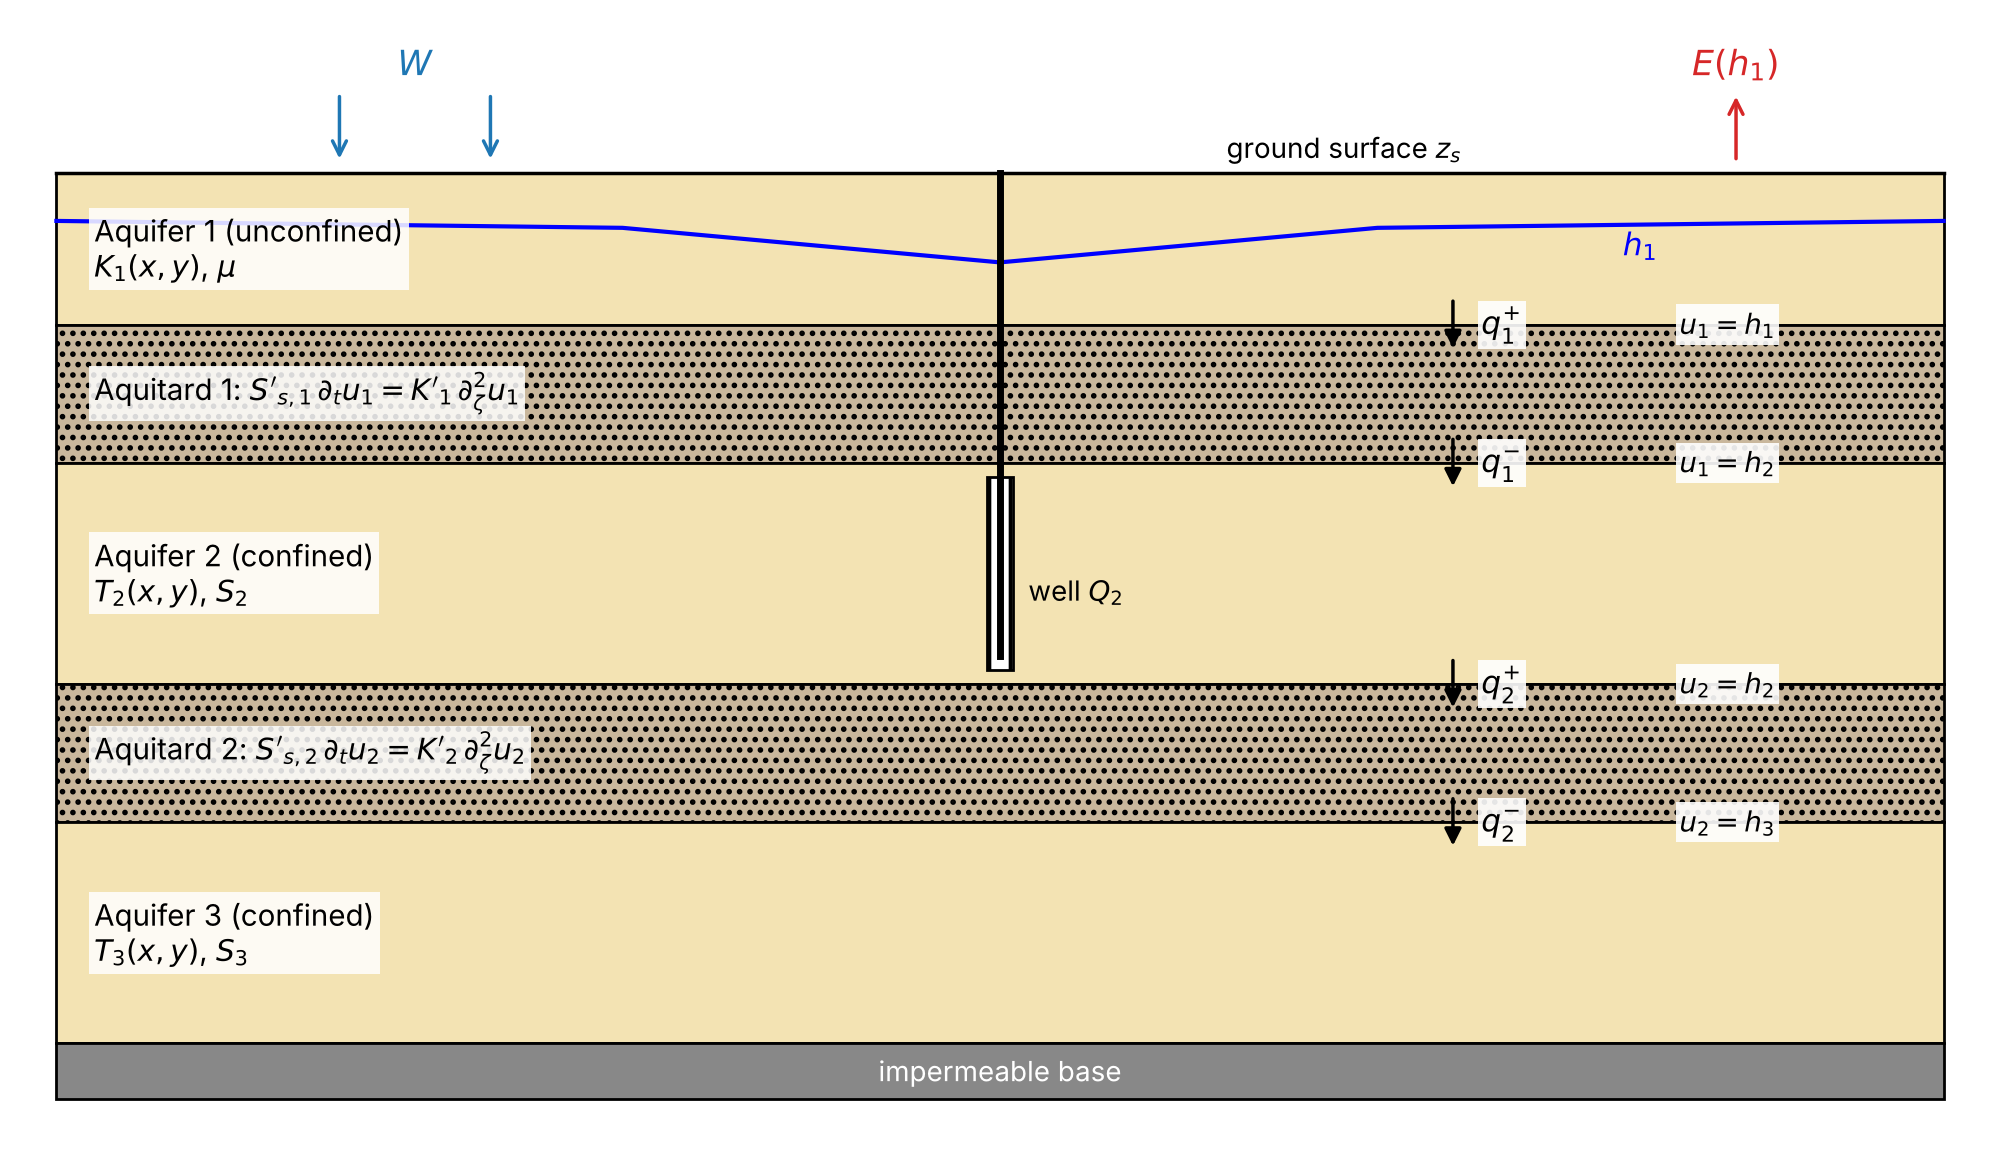

Source code (Python):
"""1-rasm: uch qatlamli tizim sxemasi."""
import matplotlib
matplotlib.use("Agg")
import matplotlib.pyplot as plt
from matplotlib.patches import Rectangle, FancyArrowPatch

fig, ax = plt.subplots(figsize=(8, 4.6))
L = 10.0
qat = [("Aquifer 1 (unconfined)\n$K_1(x,y)$, $\\mu$", 6.6, 1.1, "#f3e3b3"),
       ("Aquitard 1: $S'_{s,1}\\,\\partial_t u_1=K'_1\\,\\partial_\\zeta^2u_1$", 5.6, 1.0, "#c9b79c"),
       ("Aquifer 2 (confined)\n$T_2(x,y)$, $S_2$", 4.0, 1.6, "#f3e3b3"),
       ("Aquitard 2: $S'_{s,2}\\,\\partial_t u_2=K'_2\\,\\partial_\\zeta^2u_2$", 3.0, 1.0, "#c9b79c"),
       ("Aquifer 3 (confined)\n$T_3(x,y)$, $S_3$", 1.4, 1.6, "#f3e3b3")]
for nom, y0, h, c in qat:
    hatch = "...." if "Aquitard" in nom else None
    ax.add_patch(Rectangle((0, y0), L, h, fc=c, ec="k", lw=.8, hatch=hatch))
    ax.text(0.2, y0 + h / 2, nom, va="center", fontsize=8.5,
            bbox=dict(fc="white", ec="none", alpha=.85, pad=1.5))
ax.add_patch(Rectangle((0, 1.0), L, 0.4, fc="#888", ec="k", lw=.8))
ax.text(L / 2, 1.2, "impermeable base", ha="center", va="center", fontsize=8, color="w")
ax.plot([0, L], [7.7, 7.7], "k-", lw=1)
ax.plot([0, 3, 5, 7, L], [7.35, 7.3, 7.05, 7.3, 7.35], "b-", lw=1.2)
ax.text(6.2, 7.8, "ground surface $z_s$", fontsize=8)
ax.text(8.3, 7.1, "$h_1$", color="b", fontsize=9)
for x in (1.5, 2.3):
    ax.annotate("", xy=(x, 7.75), xytext=(x, 8.3), arrowprops=dict(arrowstyle="->", color="tab:blue"))
ax.text(1.9, 8.4, "$W$", color="tab:blue", ha="center")
ax.annotate("", xy=(8.9, 8.3), xytext=(8.9, 7.75), arrowprops=dict(arrowstyle="->", color="tab:red"))
ax.text(8.9, 8.4, "$E(h_1)$", color="tab:red", ha="center")
ax.plot([5, 5], [4.2, 7.7], "k-", lw=2)
ax.add_patch(Rectangle((4.93, 4.1), 0.14, 1.4, fc="w", ec="k", lw=.8, hatch="||"))
ax.text(5.15, 4.6, "well $Q_{2}$", fontsize=8)
bb = dict(fc="white", ec="none", alpha=.9, pad=1)
for y, t in ((6.6, "$q_1^{+}$"), (5.6, "$q_1^{-}$"), (4.0, "$q_2^{+}$"), (3.0, "$q_2^{-}$")):
    ax.annotate("", xy=(7.4, y - 0.22), xytext=(7.4, y + 0.22), arrowprops=dict(arrowstyle="-|>", color="k"))
    ax.text(7.55, y, t, fontsize=9, va="center", bbox=bb)
for y, t in ((6.6, "$u_1=h_1$"), (5.6, "$u_1=h_2$"), (4.0, "$u_2=h_2$"), (3.0, "$u_2=h_3$")):
    ax.text(8.6, y, t, fontsize=8, va="center", bbox=bb)
ax.set_xlim(-0.1, L + 0.1); ax.set_ylim(0.9, 8.6); ax.axis("off")
fig.tight_layout(); fig.savefig("maqola/rasm1_sxema.png", dpi=250, metadata={"Software": None})
